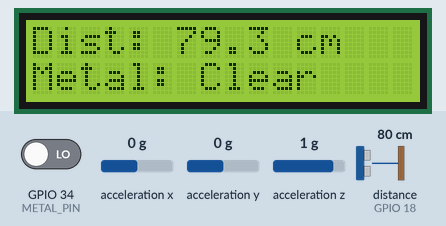
The program below on a simulated ESP32. Shown: 16×2 character LCD. Wiring (inferred from the names in the program): ultrasonic range finder: trigger GPIO 5; echo GPIO 18; MPU-6050 motion sensor at I2C address 0x68. Inputs (shaded band) come from the test bench; at power-on: distance to the obstacle (sensor on GPIO 18) 80 cm, GPIO 34 (METAL_PIN) LOW, acceleration x 0 g, acceleration y 0 g, acceleration z 1 g. The echo pulse lasts 58.3 µs per cm; what the program prints to the serial monitor is not drawn.

Above: at 2.1 s.
2.2 s: distance to the obstacle (sensor on GPIO 18) set to 4 cm
At 5.0 s:
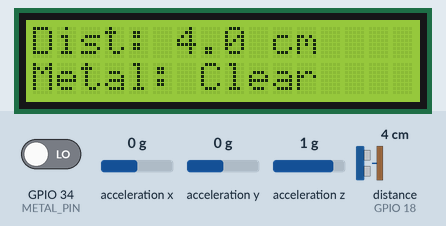
5.2 s: distance to the obstacle (sensor on GPIO 18) set to 2 cm
At 8.0 s:
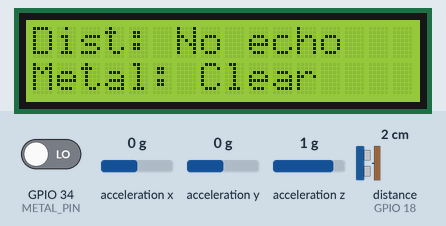
8.2 s: GPIO 34 (METAL_PIN) driven HIGH
At 10.9 s:
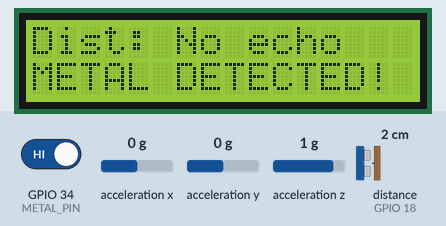
11.2 s: distance to the obstacle (sensor on GPIO 18) set to 9 cm
At 14.0 s:
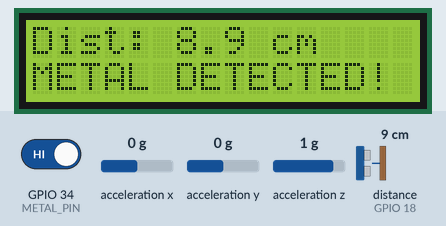
14.2 s: acceleration x set to -1.4 g
At 15.5 s:
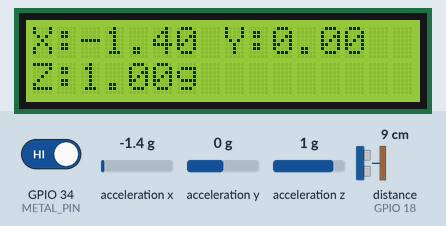
17.2 s: acceleration y set to -1.4 g
At 19.0 s:
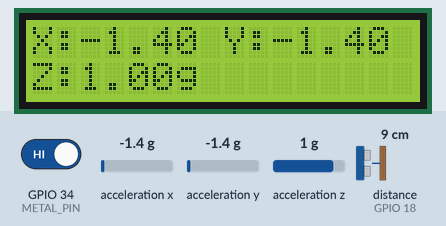
Timing chart, 0 to 20.5 s (numbered marks = the images above; inputs shaded):
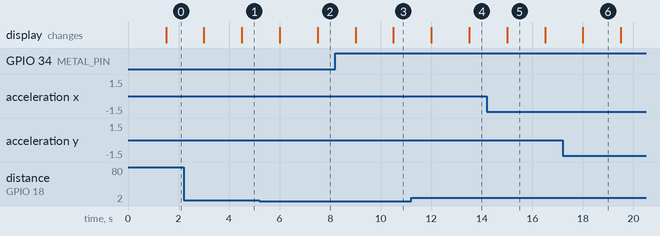

The program:

main.cpp
```cpp
/**
 * Ocean Atlas – NodeMCU ESP32-S Multi-Sensor Firmware
 * =====================================================
 *
 * Hardware:
 *   HC-SR04 Ultrasonic  TRIG→GPIO5   ECHO→GPIO18
 *   Metal Detector/Buzzer output → GPIO34
 *   MPU6050 IMU          SDA→GPIO21   SCL→GPIO22   addr 0x68
 *   16×2 LCD             RS→13 EN→14 D4→27 D5→26 D6→25 D7→33
 *
 * IMPORTANT:
 *   GPIO34 is used as DIGITAL INPUT for the metal detector/buzzer state.
 *
 *   HIGH → Buzzer ON  → Metal TRUE
 *   LOW  → Buzzer OFF → Metal FALSE
 */

#include <Arduino.h>
#include <ArduinoJson.h>
#include <Wire.h>
#include <LiquidCrystal.h>

// ── Pin definitions ──────────────────────────────────────────────────────────
#define TRIG_PIN     5
#define ECHO_PIN     18
#define METAL_PIN    34      // Metal detector / buzzer output

// ── Device identity ──────────────────────────────────────────────────────────
#define DEVICE_ID    "ROV-01"
#define DEVICE_TOKEN "rov-esp32-key-001"

// ── Timing intervals (ms) ────────────────────────────────────────────────────
#define SENSOR_INTERVAL     100
#define TELEMETRY_INTERVAL  200
#define LCD_INTERVAL        1500

// ── MPU6050 I2C address ──────────────────────────────────────────────────────
#define MPU6050_ADDR 0x68

// ── LCD ──────────────────────────────────────────────────────────────────────
LiquidCrystal lcd(13, 14, 27, 26, 25, 33);

// ── Sensor data ──────────────────────────────────────────────────────────────
volatile float g_distanceCm = -1.0f;

// Metal detector status
volatile bool g_metalDetected = false;

// Raw digital state from metal detector
volatile bool g_buzzerState = false;

// MPU6050
volatile float g_accelX = 0.0f;
volatile float g_accelY = 0.0f;
volatile float g_accelZ = 1.0f;
volatile bool g_mpuOk = false;

// ── Timing state ─────────────────────────────────────────────────────────────
uint32_t lastSensorRead = 0;
uint32_t lastTelemetrySend = 0;
uint32_t lastLcdUpdate = 0;

bool lcdScreen2 = false;


// ════════════════════════════════════════════════════════════════════════════
// HC-SR04 – Ultrasonic
// ════════════════════════════════════════════════════════════════════════════

float readUltrasonic()
{
  digitalWrite(TRIG_PIN, LOW);
  delayMicroseconds(2);

  digitalWrite(TRIG_PIN, HIGH);
  delayMicroseconds(10);

  digitalWrite(TRIG_PIN, LOW);

  long duration = pulseIn(ECHO_PIN, HIGH, 30000UL);

  if (duration == 0)
  {
    return -1.0f;
  }

  float cm = (float)duration * 0.034f / 2.0f;

  if (cm < 2.0f || cm > 400.0f)
  {
    return -1.0f;
  }

  return cm;
}


// ════════════════════════════════════════════════════════════════════════════
// METAL DETECTOR / BUZZER
// ════════════════════════════════════════════════════════════════════════════

bool readMetalDetector()
{
  /*
     GPIO34 is now treated as DIGITAL INPUT.

     HIGH → Buzzer ON
     LOW  → Buzzer OFF
  */

  int state = digitalRead(METAL_PIN);

  if (state == HIGH)
  {
    return true;
  }
  else
  {
    return false;
  }
}


// ════════════════════════════════════════════════════════════════════════════
// MPU6050 – raw register read
// ════════════════════════════════════════════════════════════════════════════

bool readMPU6050(float &ax, float &ay, float &az)
{
  Wire.beginTransmission(MPU6050_ADDR);

  Wire.write(0x3B);

  if (Wire.endTransmission(false) != 0)
  {
    return false;
  }

  Wire.requestFrom(
    (uint8_t)MPU6050_ADDR,
    (uint8_t)6
  );

  if (Wire.available() < 6)
  {
    return false;
  }

  int16_t AcX = (Wire.read() << 8) | Wire.read();
  int16_t AcY = (Wire.read() << 8) | Wire.read();
  int16_t AcZ = (Wire.read() << 8) | Wire.read();

  // ±2 g → 16384 LSB/g

  ax = AcX / 16384.0f;
  ay = AcY / 16384.0f;
  az = AcZ / 16384.0f;

  return true;
}


// ════════════════════════════════════════════════════════════════════════════
// MPU6050 INITIALIZATION
// ════════════════════════════════════════════════════════════════════════════

bool initMPU6050()
{
  Wire.begin(21, 22);

  Wire.beginTransmission(MPU6050_ADDR);

  Wire.write(0x6B);
  Wire.write(0x00);

  int err = Wire.endTransmission(true);

  if (err != 0)
  {
    Serial.printf(
      "[DEBUG] [MPU6050] Init failed (I2C error %d)\n",
      err
    );

    return false;
  }

  Serial.println("[DEBUG] [MPU6050] Initialised OK");

  return true;
}


// ════════════════════════════════════════════════════════════════════════════
// READ ALL SENSORS
// ════════════════════════════════════════════════════════════════════════════

void readAllSensors()
{
  // ── Ultrasonic ───────────────────────────────────────────────────────────

  g_distanceCm = readUltrasonic();


  // ── Metal detector / buzzer ──────────────────────────────────────────────

  g_buzzerState = readMetalDetector();

  // Direct relationship:
  //
  // Buzzer ON  → TRUE
  // Buzzer OFF → FALSE

  g_metalDetected = g_buzzerState;


  // ── MPU6050 ──────────────────────────────────────────────────────────────

  float ax;
  float ay;
  float az;

  bool ok = readMPU6050(ax, ay, az);

  g_mpuOk = ok;

  if (ok)
  {
    g_accelX = ax;
    g_accelY = ay;
    g_accelZ = az;
  }


  // ── Serial monitoring ────────────────────────────────────────────────────

  Serial.print("[METAL] GPIO34=");

  if (g_buzzerState)
  {
    Serial.print("HIGH");
  }
  else
  {
    Serial.print("LOW");
  }

  Serial.print(" | BUZZER=");

  if (g_buzzerState)
  {
    Serial.print("ON");
  }
  else
  {
    Serial.print("OFF");
  }

  Serial.print(" | METAL_DETECTED=");

  if (g_metalDetected)
  {
    Serial.println("TRUE");
  }
  else
  {
    Serial.println("FALSE");
  }
}


// ════════════════════════════════════════════════════════════════════════════
// LCD UPDATE
// ════════════════════════════════════════════════════════════════════════════

void updateLCD()
{
  lcd.clear();

  if (!lcdScreen2)
  {
    // ── Screen 1: Distance + Metal ────────────────────────────────────────

    lcd.setCursor(0, 0);

    if (g_distanceCm < 0)
    {
      lcd.print("Dist: No echo");
    }
    else
    {
      lcd.print("Dist: ");
      lcd.print(g_distanceCm, 1);
      lcd.print(" cm");
    }

    lcd.setCursor(0, 1);

    if (g_metalDetected)
    {
      lcd.print("METAL DETECTED!");
    }
    else
    {
      lcd.print("Metal: Clear");
    }
  }
  else
  {
    // ── Screen 2: MPU6050 ─────────────────────────────────────────────────

    lcd.setCursor(0, 0);

    if (!g_mpuOk)
    {
      lcd.print("MPU: ERROR");

      lcd.setCursor(0, 1);
      lcd.print("Check I2C wiring");
    }
    else
    {
      lcd.print("X:");
      lcd.print(g_accelX, 2);

      lcd.print(" Y:");
      lcd.print(g_accelY, 2);

      lcd.setCursor(0, 1);

      lcd.print("Z:");
      lcd.print(g_accelZ, 2);

      lcd.print("g");
    }
  }

  lcdScreen2 = !lcdScreen2;
}


// ════════════════════════════════════════════════════════════════════════════
// SEND TELEMETRY
// ════════════════════════════════════════════════════════════════════════════

void sendTelemetry()
{
  JsonDocument doc;

  doc["device_id"] = DEVICE_ID;
  doc["schema_version"] = 1;


  // ── Metal detector ───────────────────────────────────────────────────────

  doc["metal_detected"] = g_metalDetected;

  doc["buzzer_state"] = g_buzzerState;


  // ── Distance ─────────────────────────────────────────────────────────────

  if (g_distanceCm >= 0)
  {
    doc["distance_cm"] =
      round(g_distanceCm * 10.0f) / 10.0f;
  }
  else
  {
    doc["distance_cm"] = nullptr;
  }


  // ── MPU6050 ──────────────────────────────────────────────────────────────

  if (g_mpuOk)
  {
    doc["accel_x"] =
      round(g_accelX * 1000.0f) / 1000.0f;

    doc["accel_y"] =
      round(g_accelY * 1000.0f) / 1000.0f;

    doc["accel_z"] =
      round(g_accelZ * 1000.0f) / 1000.0f;
  }
  else
  {
    doc["accel_x"] = nullptr;
    doc["accel_y"] = nullptr;
    doc["accel_z"] = nullptr;
  }


  // ── GPS ──────────────────────────────────────────────────────────────────

  doc["latitude"] = nullptr;
  doc["longitude"] = nullptr;


  // ── JSON ─────────────────────────────────────────────────────────────────

  String payload;

  serializeJson(doc, payload);

  Serial.println(payload);
}


// ════════════════════════════════════════════════════════════════════════════
// SETUP
// ════════════════════════════════════════════════════════════════════════════

void setup()
{
  Serial.begin(115200);

  Serial.println();
  Serial.println("========================================");
  Serial.println("  OCEAN ATLAS – ESP32 ROV Firmware");
  Serial.println("========================================");


  // ── Ultrasonic GPIO ──────────────────────────────────────────────────────

  pinMode(TRIG_PIN, OUTPUT);
  pinMode(ECHO_PIN, INPUT);

  digitalWrite(TRIG_PIN, LOW);


  // ── Metal detector / buzzer GPIO ─────────────────────────────────────────

  /*
     GPIO34 is input-only.

     The metal detector circuit must provide
     the HIGH/LOW signal to GPIO34.
  */

  pinMode(METAL_PIN, INPUT);


  // ── LCD ──────────────────────────────────────────────────────────────────

  lcd.begin(16, 2);

  lcd.clear();

  lcd.setCursor(0, 0);
  lcd.print("Ocean Atlas");

  lcd.setCursor(0, 1);
  lcd.print("Starting...");


  // ── MPU6050 ──────────────────────────────────────────────────────────────

  g_mpuOk = initMPU6050();


  // ── Ready ────────────────────────────────────────────────────────────────

  lcd.clear();

  lcd.setCursor(0, 0);
  lcd.print("ROV-01 Ready");

  lcd.setCursor(0, 1);
  lcd.print("USB Serial");


  Serial.println(
    "[DEBUG] [Setup] Complete - entering main loop"
  );

  Serial.println();
  Serial.println("Metal detector monitoring started");
  Serial.println("----------------------------------------");
}


// ════════════════════════════════════════════════════════════════════════════
// LOOP
// ════════════════════════════════════════════════════════════════════════════

void loop()
{
  uint32_t now = millis();


  // ── Read sensors every 100 ms ────────────────────────────────────────────

  if (now - lastSensorRead >= SENSOR_INTERVAL)
  {
    readAllSensors();

    lastSensorRead = now;
  }


  // ── LCD every 1.5 seconds ────────────────────────────────────────────────

  if (now - lastLcdUpdate >= LCD_INTERVAL)
  {
    updateLCD();

    lastLcdUpdate = now;
  }


  // ── Website telemetry every 200 ms ──────────────────────────────────────

  if (now - lastTelemetrySend >= TELEMETRY_INTERVAL)
  {
    sendTelemetry();

    lastTelemetrySend = now;
  }
}
```

Measured:
- the behaviour switches between 3 and 2 cm on distance to the obstacle (sensor on GPIO 18) (found by bisection; images 1 and 2)
- after the input at 2.2 s, the display: first differs from a run without the input after 2.3 s (image 1)
- after the input at 5.2 s, the display: first differs from a run without the input after 2.3 s (image 2)
- after the input at 8.2 s, the display: first differs from a run without the input after 2.3 s (image 3)
- after the input at 11.2 s, the display: first differs from a run without the input after 2.3 s (image 4)
- after the input at 14.2 s, the display: changes after 0.81 s (image 5)
- after the input at 17.2 s, the display: changes after 0.81 s (image 6)
